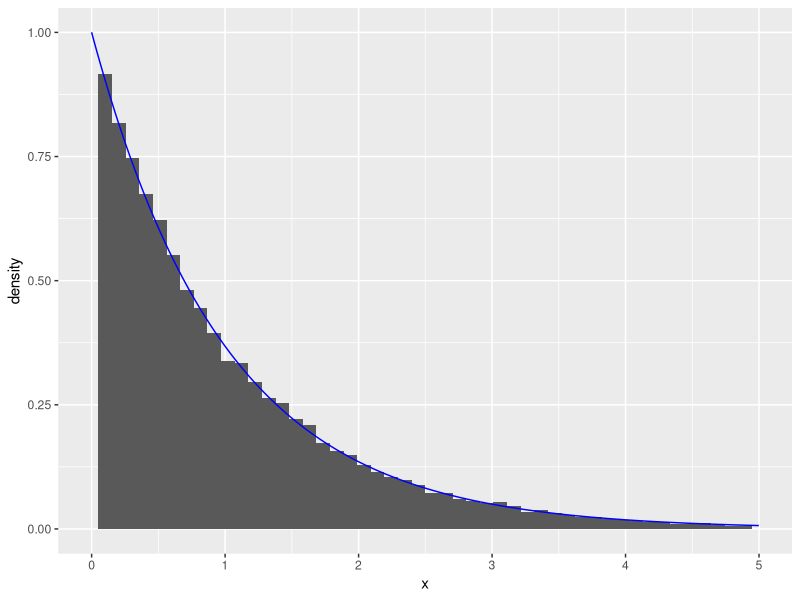
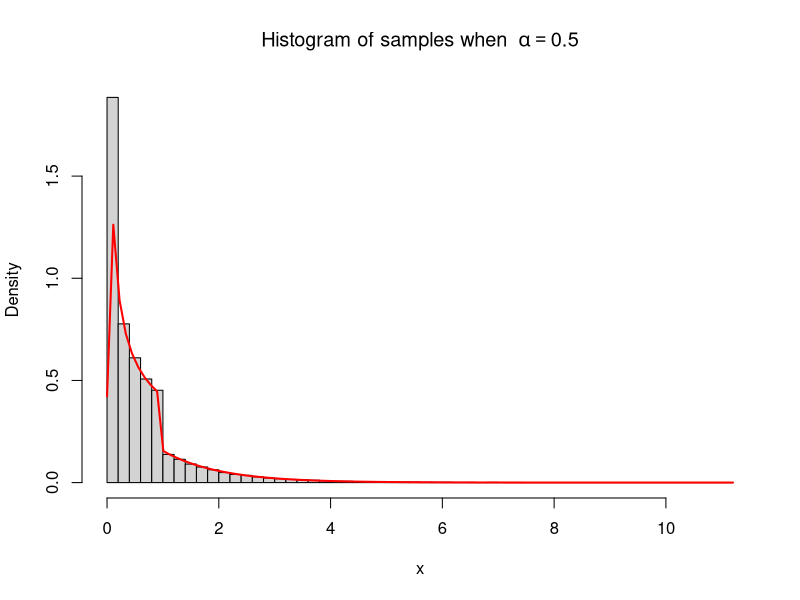
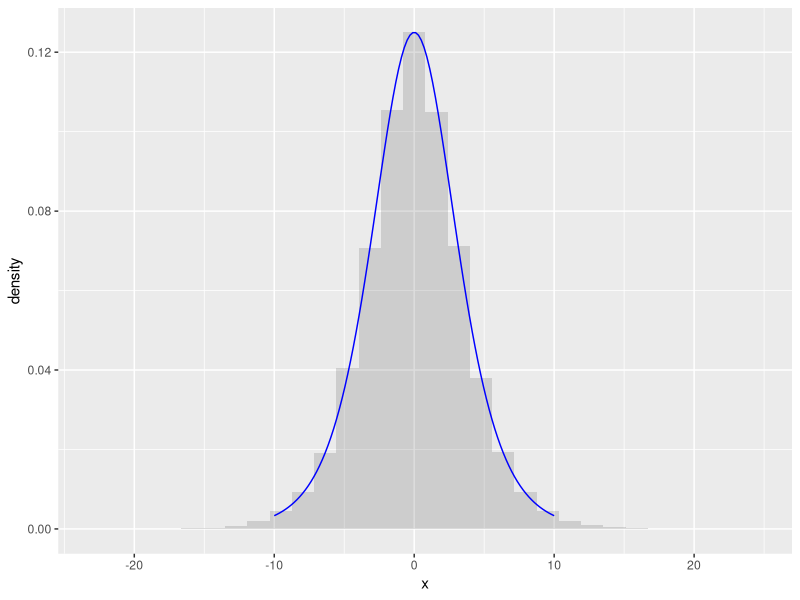
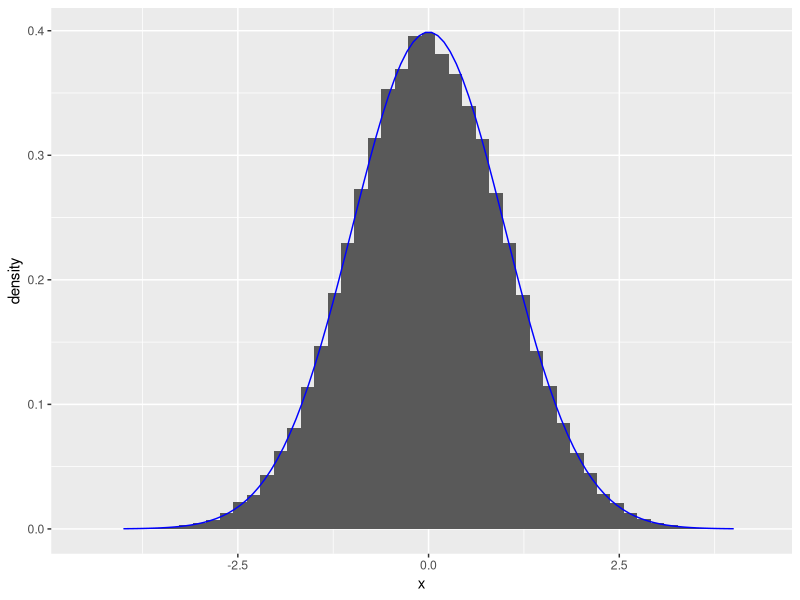

The R script that drew these images, in order:
## ---- chunk 1
# n: number of samples to generate
# rate: the rate
# expdist returns a vector with generated random numbers from exponential distribution
expdist <- function(rate, n) {
   u <- runif(n)
   x <-  -log( (1/rate)*( 1 - u))/rate
   list = list(x, u)
   return(list)
}
n <- 60000
lambda <- 1
outval <- expdist(lambda, n)
x = outval[[1]]
y = outval[[2]]
library(ggplot2)
ggplot(data.frame(x=x))+geom_histogram(aes(x=x, y = ..density..), bins = 50)+geom_line(data = data.frame(x=x,y=dexp(x, rate = 1)), aes(x=x, y=y), color = "blue")+xlim(0,5)
## ---- chunk 2
# ca: normalizing constant
ca <- function(alpha) {
  return(exp(1)*alpha/(exp(1)+alpha))
}
# alpha: parameter alpha
# n: number of samples to generate
# dist1 returns a vector of random numbers from the distribution g
dist1 <- function(alpha, n) {
   u <- runif(n)
   L = u<ca(alpha)/alpha
   res = c(1:n)*0
   res[L] = (u[L]*alpha/ca(alpha))^(1/alpha)
   res[!L] = -log((1-u[!L])/ca(alpha))
   return(list(res,u))
}

# g_test is the theoretical function to test the algorithm with 
g_test = function(alpha, x) {
  res = c(1:length(x))*0
  L = x<1&x>0
  res[L] = ca(alpha)*x[L]^(alpha-1)
  res[!L] = ca(alpha)*exp(-x[!L])
  return (res)
}

n <- 60000
alpha <- 0.5
outval1 <- dist1(alpha, n)
x <- outval1[[1]]
y <- outval1[[2]]

hist(x, breaks = 50, freq = FALSE, main = bquote("Histogram of samples when "~alpha == .(alpha)))
curve(g_test(alpha, x), col = "red", lwd = 2, add=TRUE)
## ---- chunk 3
# alpha: the parameter alpha
# n: number of samples to be generated
# dist3 gives a vector of random variables from the distribution in question 3b
dist3 <- function(alpha, n) {
   u <- runif(n)
   x <- 1/alpha*log(-u/(u-1))
   list = list(x, u)
   return(list)
}
# checkfunc3 gives values from the theoretical function that we want to check with
x <- seq(from = -10, to = 10, length.out = 100)
checkfunc3 <- function(alpha, x) {
  return(alpha*exp(alpha*x)/(1+exp(alpha*x))^2)
}
outval3 <- dist3(alpha, n)
ggplot(data.frame(x = outval3[[1]], y = outval3[[2]]))+
  geom_histogram(aes(x=x, y=..density..),alpha=0.2)+geom_line(data = data.frame(x=x,y=checkfunc3(alpha,x)), aes(x=x, y=y), color = "blue")

## ---- chunk 4
# n: number of samples to generate
# mynormal samples from box-muller algorithm
mynormal <- function(n) {
  u1=runif(n)
  u2=runif(n)
  return (sqrt(-2*log(u1))*sin(2*pi*u2))
}
n = 100000
mynormalout <- mynormal(n)
std_normal_data <- data.frame(x=mynormalout)
x <- seq(-4, 4, length=100)
ggplot(std_normal_data)+
  geom_histogram(aes(x=x, y=..density..),bins=50)+geom_line(data = data.frame(x=x,y=dnorm(x)), aes(x=x, y=y), color = "blue")
## ---- chunk 5
# mu: mean of the multivariate normal distribution
# sigma: covariance matrix of the multivariate normal distribution
dim = 2
mu <- c(1,2)
M=chol(matrix(c(2,1,1,3),dim,dim))
sigma <- t(M)%*%M
## ---- chunk 6
# y: matrix to store the realisations of the multivariate normal distribution
n = 100000
y = matrix(0, dim, n)
for (i in 1:n) {
   y[,i] = mu + t(M)%*%mynormal(dim)
}
# means: vector with the mean of the simulated values
means=numeric(dim)
for (i in 1:dim){
means[i]=mean(y[i,])
}
# covmatrix: matrix with the covariances of the simulated values
covmatrix = cov(t(y))
print("The chosen mean vector is: ")
print(mu)
print("The simulated mean vector is: ")
print(means)
print("The chosen covariance matrix is: ")
print(sigma)
print("The simulated covariance vector is: ")
print(covmatrix)
